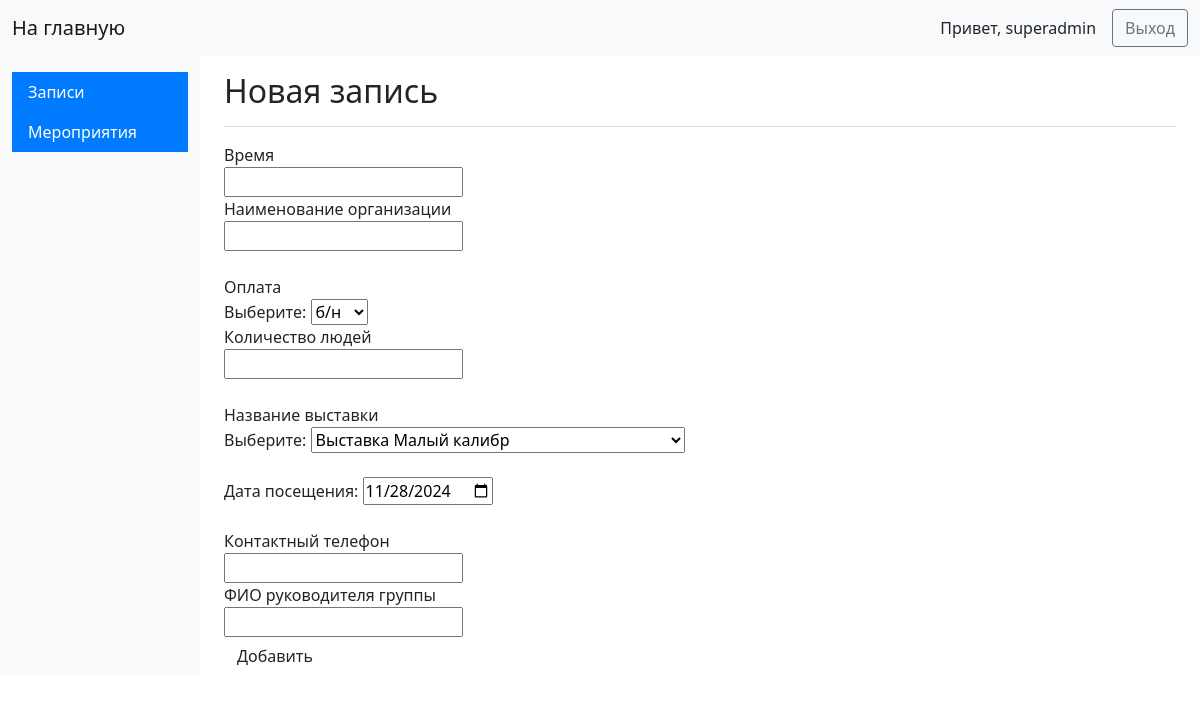
Before: /admin/goods/add (signed in) with the older database file.
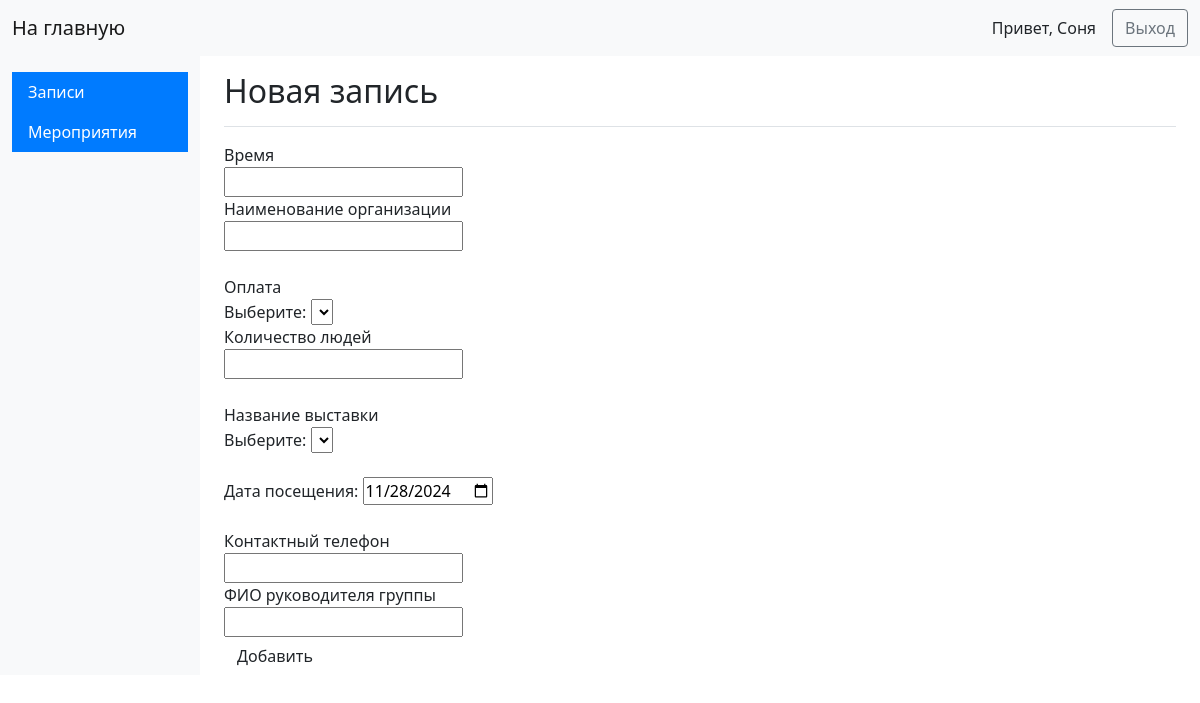
After: the same page with the newer database file.
### app.py (models this page shows, shortened)
class Admin(UserMixin, db.Model):
    __tablename__ = "admins"
    admin_id = db.Column(db.Integer(), primary_key=True)
    admin_name = db.Column(db.String(30), nullable=True)
    password_hash = db.Column(db.String(127))

### app.py (the view, shortened to what this page needs)
@app.route('/admin/goods/add', methods=['GET', 'POST'])
def new_good():
    if 'username' not in session:
        return redirect('/admin')
    else:
        autor = session['username']
        categories = Category.query.order_by(desc(Category.created_on)).all()
        sizes = Size.query.order_by(desc(Size.created_on)).all()
        return render_template('newgood.html', categories = categories, sizes=sizes,autor=autor)

### app.py (called while the page is built)
@login.user_loader
def load_user(id):
    return db.session.get(Admin, int(id))

### templates/newgood.html (shortened to what this page needs)
{% extends 'base_admin.html' %}
{% block content %}
<main class="col-md-9 ms-sm-auto col-lg-10 px-md-4">
	<div class="d-flex justify-content-between flex-wrap flex-md-nowrap align-items-center pt-3 pb-2 mb-3 border-bottom">
		<h1 class="h2">Новая запись</h1>
	</div>
	<form method="post" enctype="multipart/form-data">
		Время<br>
		<input type="text" name='time'><br>
		Наименование организации<br>
		<input type="text" name='orgname'><br><br>
		Оплата<br>
		        <label for="size">Выберите:</label>
          <select id="size" name="size_id">
              {% for size in sizes %}
            <option value="{{size.size_id}}">{{size.size_name}}</option>
              {% endfor %}
          </select><br>
		Количество людей<br>
		<input type="text" name='peoples'><br><br>
        Название выставки<br>
		        <label for="category">Выберите:</label>
          <select id="category" name="category_id">
              {% for category in categories %}
            <option value="{{category.category_id}}">{{category.category_name}}</option>
              {% endfor %}
          </select><br><br>
		<label for="date">Дата посещения:</label>
		<input type="date" id="date" name="date" value="2024-11-28" min="2024-11-28" max="2025-12-31" /><br><br>
        Контактный телефон<br>
		<input type="text" name='phone'><br>
		ФИО руководителя группы<br>
		<input type="text" name='fio'><br>
		<input type="submit" class='btn' value="Добавить">
		<br>
	</form>
</div>
{% endblock %}

### templates/base_admin.html (shortened to what this page needs)
<!DOCTYPE html>
<html lang="en">
<head>
    <link href="https://cdn.jsdelivr.net/npm/bootstrap@5.1.3/dist/css/bootstrap.min.css" rel="stylesheet">
</head>
<body>
<nav class="navbar navbar-expand-lg navbar-light bg-light">
    <div class="container-fluid">
        <a class="navbar-brand" href="/admin">На главную</a>
        <div class="d-flex align-items-center">
            <span class="me-3">Привет, {{ autor }}</span>
            <a class="btn btn-outline-secondary" href="/out" type="button">Выход</a>
        </div>
    </div>
</nav>
<div class="container-fluid">
    <div class="row">
        <nav id="sidebarMenu" class="col-md-3 col-lg-2 d-md-block bg-light sidebar collapse">
            <div class="position-sticky pt-3">
                <ul class="nav flex-column">
                    <li class="nav-item">
                        <a class="nav-link active" aria-current="page" href="/admin/goods">
                            Записи
                        </a>
                        <a class="nav-link active" aria-current="page" href="/admin/categories">
                            Мероприятия
                        </a>
                    </li>
                </ul>
            </div>
        </nav>
        {% block content %}
        {% endblock %}
    </div>
</body>
</html>

Changed rows visible on the page:
changed Admin: admin_name "superadmin" → "Соня"
Other visible differences:
form field size_id: "б/н" → (not shown)
form field category_id: "Выставка Малый калибр" → (not shown)
